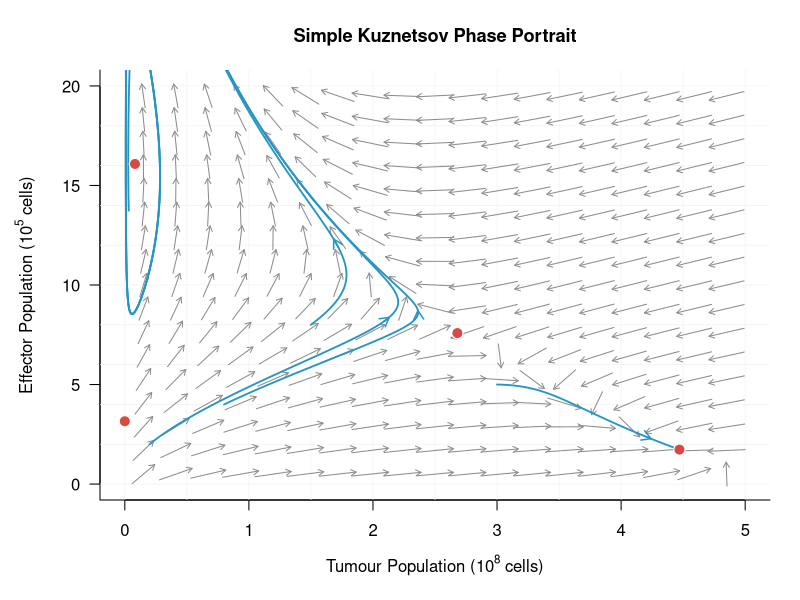
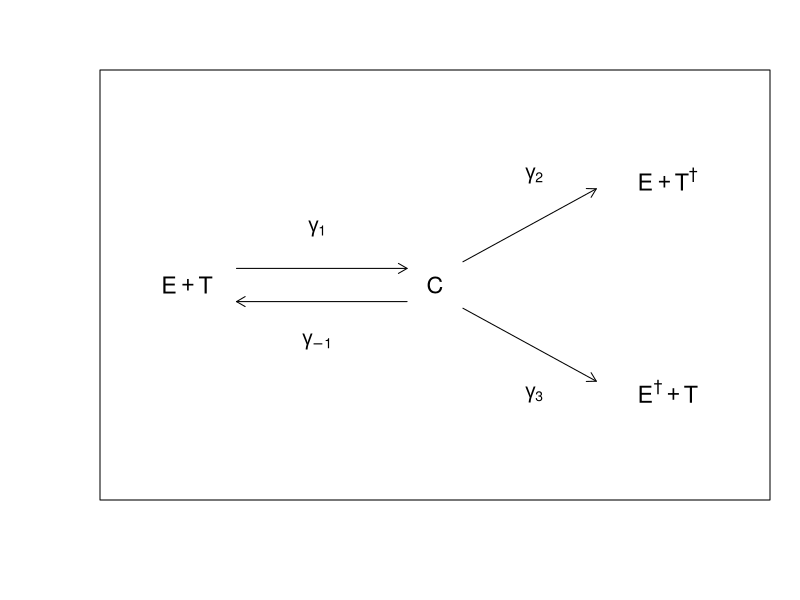
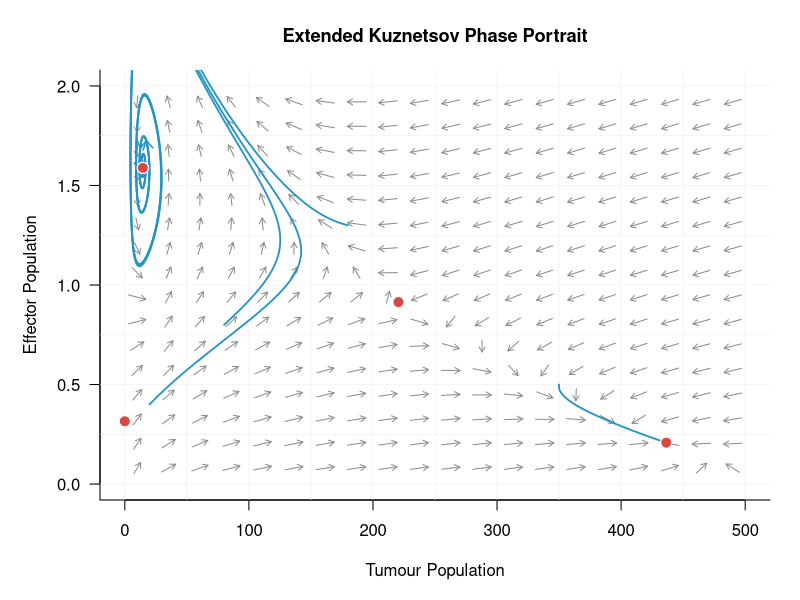
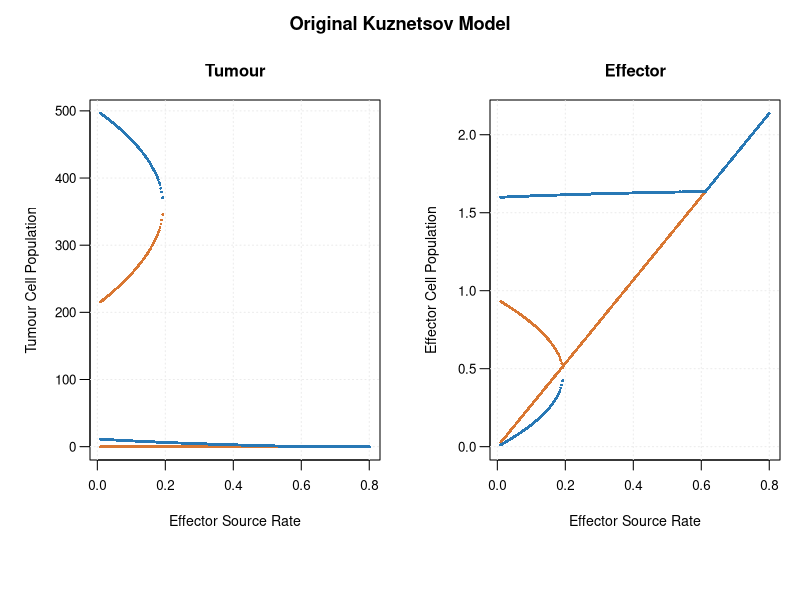
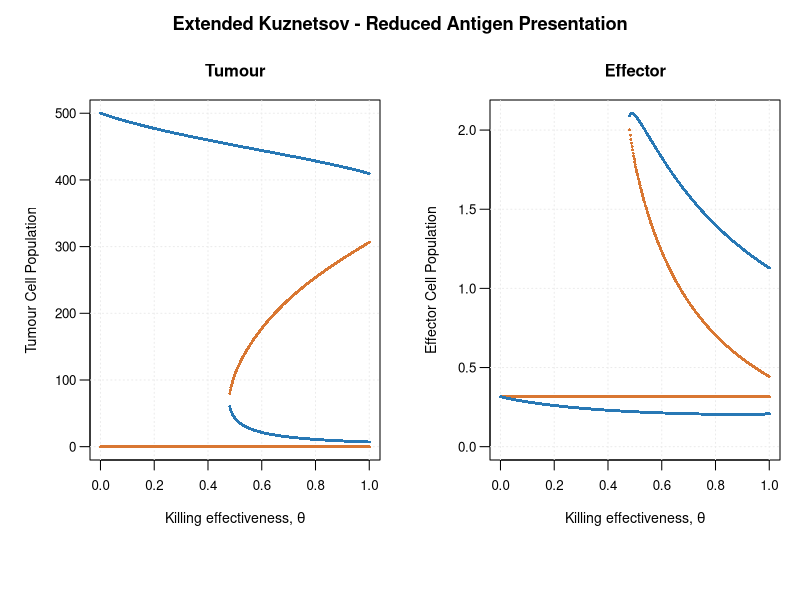
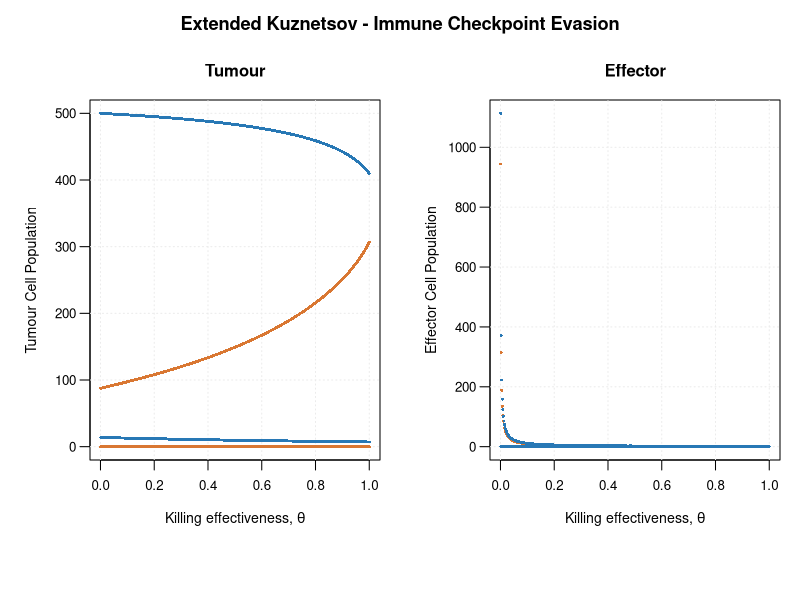

Source code (R) for these figures, in order:
## ---- chunk 1
knitr::kable(
  data.frame(
    Parameter = c('$s$', '$p$', '$g$', '$m$', '$n$', '$d$', '$a$', '$b$'),
    Value = c('$1.3\\times10^4$', '$0.1245$', '$2.019\\times10^7$',
              '$3.422\\times10^{-10}$', '$1.101\\times10^{-7}$',
              '$0.0412$', '$0.18$', '$2.0\\times10^{-9}$')
  ),
  caption = 'Kuznetsov model parameter values',
  escape = FALSE,
  booktabs = TRUE
)
## ---- chunk 2

library(deSolve)

simple <- function(t, state, p) {
  T <- state["T"]
  E <- state["E"]
  with(as.list(p), {
    dT <- a*T*(1-b*T) - n*E*T
    dE <- s + p_rate*E*T/(g+T) - m*E*T - d*E
    list(c(T = dT, E = dE))
  })
}

p1 <- c(
  s = 1.3e4,
  p_rate = 0.1245,
  g = 2.019e7,
  m = 3.422e-10,
  n = 1.101e-7,
  d = 0.0412,
  a = 0.18,
  b = 2e-9
)

E1 <- function(T) {
  p1["a"]*(1-p1["b"]*T)/p1["n"]
}

F1 <- function(T) {
  E <- E1(T)
  p1["s"] + p1["p_rate"]*E*T/(p1["g"]+T) -
    p1["m"]*E*T - p1["d"]*E
}

find_roots <- function(f, lower, upper) {
  xx <- seq(lower, upper, length.out = 3001)
  yy <- sapply(xx, f)
  roots <- numeric(0)

  for (i in 1:(length(xx)-1)) {
    if (is.finite(yy[i]) && is.finite(yy[i+1]) &&
        yy[i]*yy[i+1] < 0) {
      roots <- c(
        roots,
        uniroot(f, c(xx[i], xx[i+1]))$root
      )
    }
  }
  unique(roots)
}

r1 <- find_roots(F1, 1, 1/p1["b"])

eq1 <- rbind(
  c(0, p1["s"]/p1["d"]),
  cbind(r1, sapply(r1, E1))
)

par(mar = c(5, 5, 3.5, 1.5))

plot(
  NA,
  xlim = c(0, 5),
  ylim = c(0, 20),
  xlab = expression("Tumour Population (" * 10^8 * " cells)"),
  ylab = expression("Effector Population (" * 10^5 * " cells)"),
  main = "Simple Kuznetsov Phase Portrait",
  bty = "l",
  cex.main = 1.1,
  cex.lab = 1,
  las = 1
)

abline(
  h = seq(0, 20, 2),
  v = seq(0, 5, 0.5),
  col = "gray94",
  lwd = 0.7
)


# Direction field
field <- expand.grid(
  T = seq(0.15, 4.85, length.out = 19),
  E = seq(0.5, 19.5, length.out = 17)
)

# Calculate rates directly in displayed units
T_actual <- field$T * 1e8
E_actual <- field$E * 1e5

dT <- (
  p1["a"] * T_actual * (1 - p1["b"] * T_actual) -
  p1["n"] * E_actual * T_actual
) * 1e-8

dE <- (
  p1["s"] +
  p1["p_rate"] * E_actual * T_actual /
    (p1["g"] + T_actual) -
  p1["m"] * E_actual * T_actual -
  p1["d"] * E_actual
) * 1e-5

# Normalize in plotted coordinates
dx <- dT / 5
dy <- dE / 20

magnitude <- sqrt(dx^2 + dy^2)
valid <- is.finite(magnitude) & magnitude > 0

field <- field[valid, ]
dx <- dx[valid] / magnitude[valid]
dy <- dy[valid] / magnitude[valid]

# Draw direction arrows
arrows(
  field$T - 0.15 * dx,
  field$E - 0.6 * dy,
  field$T + 0.15 * dx,
  field$E + 0.6 * dy,
  length = 0.06,
  col = "gray55",
  lwd = 1
)


# Initial conditions
initials <- list(
  c(2e7, 2e5),
  c(8e7, 4e5),
  c(1.5e8, 8e5),
  c(3e8, 5e5)
)

for (u0 in initials) {
  sol <- ode(
    y = c(T = u0[1], E = u0[2]),
    times = seq(0, 200, length.out = 2000),
    func = simple,
    parms = p1,
    method = "lsoda"
  )

  x <- sol[, "T"] * 1e-8
  y <- sol[, "E"] * 1e-5

  lines(x, y, col = "#2795C3", lwd = 1.8)

  visible <- which(
    is.finite(x) & is.finite(y) &
    x > 0.2 & x < 4.8 &
    y > 0.5 & y < 19.5
  )

  if (length(visible) > 30) {
    k <- visible[round(length(visible) * 0.3)]
    j <- min(k + 15, length(x))

    distance <- sqrt((x[j]-x[k])^2 + (y[j]-y[k])^2)

    if (is.finite(distance) && distance > 0.03) {
      arrows(
        x[k], y[k], x[j], y[j],
        col = "#2795C3",
        length = 0.1,
        lwd = 1.5
      )
    }
  }
}

# Equilibrium points
points(
  eq1[, 1] * 1e-8,
  eq1[, 2] * 1e-5,
  pch = 21,
  bg = "#D94841",
  col = "white",
  cex = 1.5,
  lwd = 1.2
)
## ---- chunk 3
plot.new()
plot.window(xlim = c(0, 10), ylim = c(0, 6), asp = NA)
text(1, 3, expression(E+T), cex = 1.4)
text(5, 3, expression(C), cex = 1.4)
text(8.75, 4.6, expression(E+T^"\u2020"), cex = 1.4)
text(8.75, 1.4, expression(E^"\u2020"+T), cex = 1.4)
arrows(1.8, 3.25, 4.55, 3.25, length = 0.1)
arrows(4.55, 2.75, 1.8, 2.75, length = 0.1)
arrows(5.45, 3.35, 7.6, 4.45, length = 0.1)
arrows(5.45, 2.65, 7.6, 1.55, length = 0.1)
text(3.1, 3.85, expression(gamma[1]), cex = 1.2)
text(3.1, 2.15, expression(gamma[-1]), cex = 1.2)
text(6.6, 4.65, expression(gamma[2]), cex = 1.2)
text(6.6, 1.35, expression(gamma[3]), cex = 1.2)
box()
## ---- chunk 4
knitr::kable(
  data.frame(
    Parameter = c('$a$', '$a_T=a-\\zeta$', '$\\zeta$', '$d$', '$g$', '$\\theta$', '$\\kappa=1/b$', '$m$', '$p$', '$s$', '$\\phi$', '$T$', '$E$'),
    `Default value` = c('$1.636$', '----', '$0.4908$', '$0.3743$', '$20.19$', '---', '$500$', '$0.00311$', '$1.131$', '$0.1181$', '$0.00311$', '---', '---'),
    Definition = c('Basic (wild-type) tumor growth rate', 'Resistant population\'s growth rate', 'Growth-rate cost of resistance', 'Effector death rate', 'Saturation parameter', 'Effector kill-rate reduction (benefit of resistance)', 'Carrying capacity', 'Baseline (wild-type) inactivation rate', 'Baseline (wild-type) activation rate', 'Effector birth rate', 'Immune checkpoint inactivation weight', '$10^6$ immune-resistant tumor cells', '$10^6$ effectors')
  , check.names = FALSE),
  caption = '(ref:red-param-caption)',
  escape = FALSE,
  booktabs = TRUE
)
## ---- chunk 5

library(deSolve)

extended <- function(t, state, p) {
  T <- state["T"]
  E <- state["E"]
  with(as.list(p), {
    dT <- (alpha_T*(1-T/kappa)-theta*E)*T
    dE <- (theta*rho*T/(T+eta) -
             theta*mu*T-delta)*E+sigma
    list(c(T = dT, E = dE))
  })
}

p2 <- c(
  alpha_T = 1.636-0.4908,
  theta = 0.7,
  kappa = 500,
  rho = 1.131,
  eta = 20.19,
  mu = 0.00311,
  delta = 0.3743,
  sigma = 0.1181
)

E2 <- function(T) {
  p2["alpha_T"]*(1-T/p2["kappa"])/p2["theta"]
}

F2 <- function(T) {
  E <- E2(T)
  (p2["theta"]*p2["rho"]*T/(T+p2["eta"]) -
     p2["theta"]*p2["mu"]*T -
     p2["delta"])*E + p2["sigma"]
}

find_roots <- function(f, lower, upper) {
  xx <- seq(lower, upper, length.out = 3001)
  yy <- sapply(xx, f)
  roots <- numeric(0)

  for (i in 1:(length(xx)-1)) {
    if (is.finite(yy[i]) && is.finite(yy[i+1]) &&
        yy[i]*yy[i+1] < 0) {
      roots <- c(
        roots,
        uniroot(f, c(xx[i], xx[i+1]))$root
      )
    }
  }
  unique(roots)
}

r2 <- find_roots(F2, 0.001, p2["kappa"])

eq2 <- rbind(
  c(0, p2["sigma"]/p2["delta"]),
  cbind(r2, sapply(r2, E2))
)

par(mar = c(5, 5, 3.5, 1.5))

plot(
  NA,
  xlim = c(0, 500),
  ylim = c(0, 2),
  xlab = "Tumour Population",
  ylab = "Effector Population",
  main = "Extended Kuznetsov Phase Portrait",
  bty = "l",
  cex.main = 1.1,
  cex.lab = 1,
  las = 1
)

abline(
  h = seq(0, 2, 0.25),
  v = seq(0, 500, 50),
  col = "gray94",
  lwd = 0.7
)


# Direction field
field <- expand.grid(
  T = seq(10, 490, length.out = 20),
  E = seq(0.08, 1.92, length.out = 16)
)

T_actual <- field$T
E_actual <- field$E

dT <- (
  p2["alpha_T"] * (1 - T_actual / p2["kappa"]) -
  p2["theta"] * E_actual
) * T_actual

dE <- (
  p2["theta"] * p2["rho"] * T_actual /
    (T_actual + p2["eta"]) -
  p2["theta"] * p2["mu"] * T_actual -
  p2["delta"]
) * E_actual + p2["sigma"]

# Normalize relative to plotted axis scales
dx <- dT / 500
dy <- dE / 2

magnitude <- sqrt(dx^2 + dy^2)
valid <- is.finite(magnitude) & magnitude > 0

field <- field[valid, ]
dx <- dx[valid] / magnitude[valid]
dy <- dy[valid] / magnitude[valid]

arrows(
  field$T - 7.5 * dx,
  field$E - 0.03 * dy,
  field$T + 7.5 * dx,
  field$E + 0.03 * dy,
  length = 0.06,
  col = "gray55",
  lwd = 1
)


# Initial conditions
initials <- list(
  c(20, 0.4),
  c(80, 0.8),
  c(180, 1.3),
  c(350, 0.5)
)

for (u0 in initials) {
  sol <- ode(
    y = c(T = u0[1], E = u0[2]),
    times = seq(0, 100, length.out = 2000),
    func = extended,
    parms = p2,
    method = "lsoda"
  )

  x <- sol[, "T"]
  y <- sol[, "E"]

  lines(x, y, col = "#2795C3", lwd = 1.8)

  visible <- which(
    is.finite(x) & is.finite(y) &
    x > 10 & x < 490 &
    y > 0.08 & y < 1.92
  )

  if (length(visible) > 30) {
    k <- visible[round(length(visible)*0.3)]
    j <- min(k + 15, length(x))

    distance <- sqrt(
      ((x[j]-x[k])/500)^2 +
      ((y[j]-y[k])/2)^2
    )

    if (is.finite(distance) && distance > 0.005) {
      arrows(
        x[k], y[k], x[j], y[j],
        col = "#2795C3",
        length = 0.1,
        lwd = 1.5
      )
    }
  }
}

# Equilibrium points
points(
  eq2[, 1],
  eq2[, 2],
  pch = 21,
  bg = "#D94841",
  col = "white",
  cex = 1.5,
  lwd = 1.2
)
## ---- chunk 6


alpha <- 1.636
eta <- 20.19
kappa <- 500
delta <- 0.3743
rho <- 1.131
mu <- 0.00311

find_roots <- function(f, lower, upper, n = 1000) {
  x <- seq(lower, upper, length.out = n)
  y <- vapply(x, f, numeric(1))
  roots <- numeric(0)

  for (i in seq_len(n - 1)) {
    if (is.finite(y[i]) && is.finite(y[i+1]) &&
        y[i] * y[i+1] < 0) {
      roots <- c(roots, uniroot(f, c(x[i], x[i+1]))$root)
    }
  }

  unique(round(roots, 8))
}

get_stability <- function(J) {
  values <- eigen(J, only.values = TRUE)$values
  if (all(Re(values) < -1e-8)) "Stable" else "Unstable"
}

kuznetsov_eq <- function(source) {
  E_fun <- function(T) alpha * (1 - T/kappa)

  f <- function(T) {
    E <- E_fun(T)
    E * (rho*T/(T+eta) - mu*T - delta) + source
  }

  roots <- find_roots(f, 1e-6, kappa - 1e-6)
  out <- data.frame()

  for (T in c(0, roots)) {
    E <- if (T == 0) source/delta else E_fun(T)

    J <- matrix(c(
      alpha*(1-2*T/kappa)-E,
      E*(rho*eta/(T+eta)^2-mu),
      -T,
      rho*T/(T+eta)-mu*T-delta
    ), nrow=2)

    out <- rbind(out, data.frame(
      parameter=source,
      tumour=T,
      effector=E,
      stability=get_stability(J)
    ))
  }

  out
}

draw_bifurcation <- function(data, title, xlab) {
  oldpar <- par(no.readonly=TRUE)
  on.exit(par(oldpar))

  par(
    mfrow=c(1,2),
    mar=c(5,4.5,3,1),
    oma=c(2,0,2,0),
    mgp=c(2.5,0.7,0)
  )

  colors <- c(
    Stable="#2878B5",
    Unstable="#D97732"
  )

  for (variable in c("tumour","effector")) {

    ylabel <- if (variable=="tumour") {
      "Tumour Cell Population"
    } else {
      "Effector Cell Population"
    }

    values <- data[[variable]]

    plot(
      NA,
      xlim=range(data$parameter),
      ylim=range(c(0,values), finite=TRUE),
      xlab=xlab,
      ylab=ylabel,
      main=if (variable=="tumour") "Tumour" else "Effector",
      las=1,
      cex.main=1,
      cex.lab=0.85,
      cex.axis=0.8
    )

    grid(col="gray92")

    for (status in c("Unstable","Stable")) {
      selected <- data$stability==status
      points(
        data$parameter[selected],
        values[selected],
        pch=16,
        cex=0.4,
        col=colors[status]
      )
    }
  }

  mtext(title, outer=TRUE, side=3,
        line=0.3, cex=1.1, font=2)
}

sigma_values <- seq(0.01, 0.8, length.out=300)

simple_data <- do.call(
  rbind,
  lapply(sigma_values, kuznetsov_eq)
)

draw_bifurcation(
  simple_data,
  "Original Kuznetsov Model",
  "Effector Source Rate"
)

## ---- chunk 7

alpha1 <- 1.636 - 0.4908
sigma <- 0.1181

extended_eq <- function(theta, mechanism) {

  if (mechanism == "RA") {
    p_T <- theta * rho
    m_T <- theta * mu
  } else {
    p_T <- rho
    m_T <- mu * (2-theta)
  }

  E_fun <- function(T) {
    alpha1/theta * (1-T/kappa)
  }

  f <- function(T) {
    E <- E_fun(T)
    E*(p_T*T/(T+eta)-m_T*T-delta)+sigma
  }

  roots <- find_roots(f, 1e-6, kappa-1e-6)

  out <- data.frame()

  for (T in c(0, roots)) {

    E <- if (T == 0) sigma/delta else E_fun(T)

    J <- matrix(c(
      alpha1*(1-2*T/kappa)-theta*E,
      E*(p_T*eta/(T+eta)^2-m_T),
      -theta*T,
      p_T*T/(T+eta)-m_T*T-delta
    ), nrow=2)

    out <- rbind(out, data.frame(
      parameter=theta,
      tumour=T,
      effector=E,
      stability=get_stability(J)
    ))
  }

  out
}

theta_values <- seq(0.001, 1, length.out=500)

ra_data <- do.call(
  rbind,
  lapply(theta_values, function(x) extended_eq(x, "RA"))
)

draw_bifurcation(
  ra_data,
  "Extended Kuznetsov - Reduced Antigen Presentation",
  expression("Killing effectiveness, " * theta)
)
## ---- chunk 8

ici_data <- do.call(
  rbind,
  lapply(theta_values, function(x) extended_eq(x, "ICI"))
)

draw_bifurcation(
  ici_data,
  "Extended Kuznetsov - Immune Checkpoint Evasion",
  expression("Killing effectiveness, " * theta)
)
